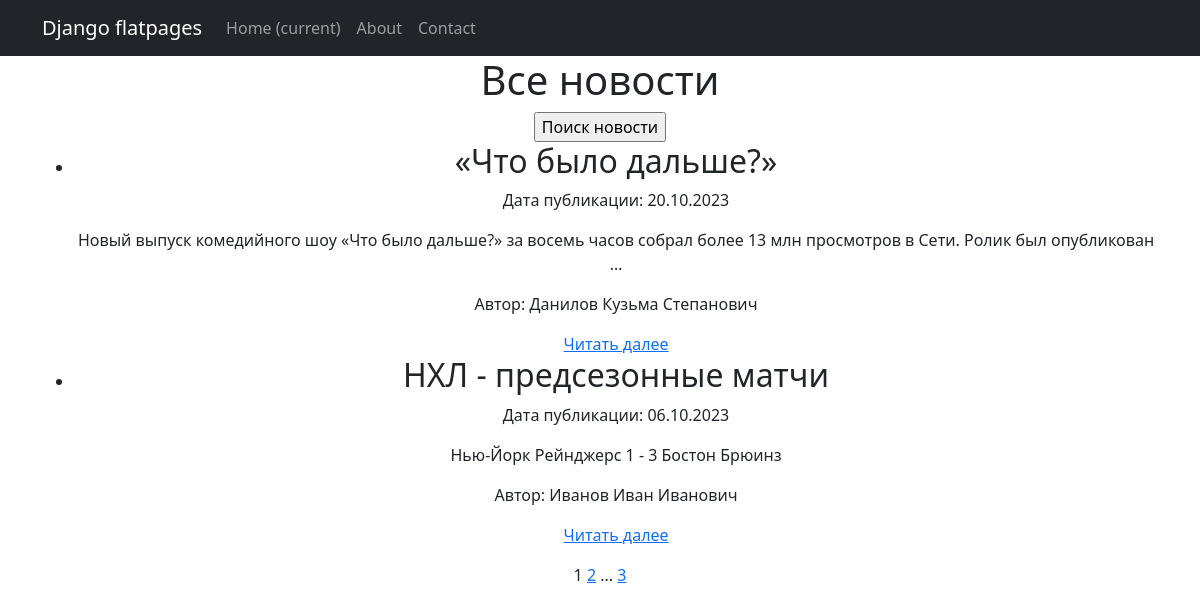
The page / on the database its author committed.
### newsapp/models.py (models this page shows, shortened)
class Post(models.Model):
    ARTICLE = "AR"
    NEWS = "NW"
    TYPE_CHOICES = [
        (ARTICLE, 'Статья'),
        (NEWS, 'Новость'),
    ]
    name = models.CharField(max_length=50, unique=True)
    author = models.CharField(max_length=100)
    content = models.TextField()
    category = models.ForeignKey('Category', on_delete=models.CASCADE, related_name='posts')
    pub_date = models.DateTimeField(auto_now_add=True)
    post_type = models.CharField(max_length=2, choices=TYPE_CHOICES)

### newsapp/views.py (the view)
# urls.py: path('', PostList.as_view(), name = 'post_list'),
class PostList(ListView):
    model = Post
    ordering = ['name']
    template_name = 'flatpages/post.html'
    context_object_name = 'posts'
    paginate_by = 2
    def get_queryset(self):
        queryset = super().get_queryset()
        self.filterset = PostFilter(self.request.GET, queryset)
        return self.filterset.qs
    def get_context_data(self, **kwargs):
        context = super().get_context_data(**kwargs)
        context['time_now'] = datetime.utcnow()
        context['next_news'] = None
        context['filterset'] = self.filterset
        return context

### newsapp/templatetags/custom_filters.py (called while the page is built)
@register.filter
def censor(value):
    censored_value = value
    for word in unwanted_words:
        pattern = re.compile(rf'\b{word}\b', re.IGNORECASE)
        censored_value = pattern.sub('*', censored_value)
    return censored_value

### templates/flatpages/post.html (shortened to what this page needs)
{% extends 'flatpages/default.html' %}
{% load custom_filters %}
{% load custom_tags %}
{% block content %}
   <h1>Все новости</h1>
   <form action="{% url 'post_search' %}" method="get">
       <input type="submit" value="Поиск новости" />
   </form>
   {% if posts %}
       <ul>
           {% for post in posts %}
           <li>
               <h2>{{ post.name | censor }}</h2>
               <p>Дата публикации: {{ post.pub_date|date:'d.m.Y' }}</p>
               <p>{{ post.content|truncatewords:20| safe | censor }}</p>
               <p>Автор: {{ post.author}}</p>
               <a href="/post/{{ post.id }}">Читать далее</a>
           </li>
           {% endfor %}
       </ul>
   {% else %}
       <h2>Новости не найдены!</h2>
   {% endif %}
   {{ page_obj.number }}
   {% if page_obj.has_next %}
       <a href="?page={{ page_obj.next_page_number }}">{{ page_obj.next_page_number }}</a>
       {% if paginator.num_pages != page_obj.next_page_number %}
           ...
           <a href="?page={{ page_obj.paginator.num_pages }}">{{ page_obj.paginator.num_pages }}</a>
       {% endif %}
   {% endif %}
{% endblock content %}

### rows shown on the page
Post: name|censor "«Что было дальше?»", pub_date "20.10.2023", content|censor "Новый выпуск комедийного шоу «Что было дальше?» за восемь часов собрал более 13 млн просмотров в Сети. Ролик был опубликован …", author "Данилов Кузьма Степанович"
Post: name|censor "НХЛ - предсезонные матчи", pub_date "06.10.2023", content|censor "Нью-Йорк Рейнджерс 1 - 3 Бостон Брюинз", author "Иванов Иван Иванович"

### other values the page prints
{{ page_obj.number }} "1"
{{ page_obj.next_page_number }} "2"
{{ page_obj.paginator.num_pages }} "3"
